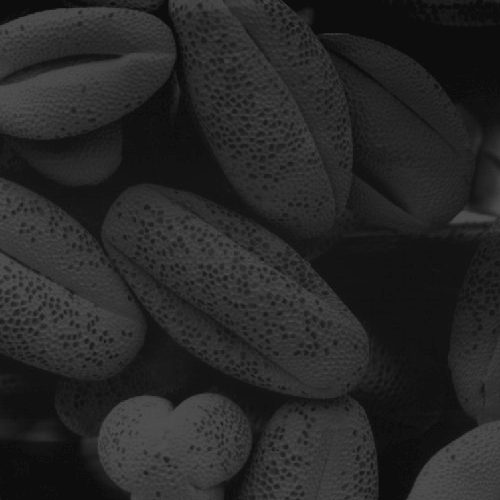
#> input picture Lab 2/pollen_very_dark.tif, 500 x 500 px
$ jupyter execute Lab2.ipynb
#> lines starting #> are read from the running program, lines starting #| are printed output that depends on the picture
# To apply histogram equalization to improve contrast of different test images.
Preet Jha
B030
B1
B.Tech CE
28 JUL 2022

[cell 1]
from skimage import io
import numpy as np
import matplotlib.pyplot as plt

[cell 2]
image = io.imread("pollen_very_dark.tif")
#> image is the input picture: shape (500, 500); min 13, max 83, mean 38.7
sh = image.shape
#> sh = (500, 500)
rows =sh[0]
#> rows = 500
cols = sh[1]
#> cols = 500

[cell 3]
numb_pix = rows*cols
#> numb_pix = 250000
numb_pix
#> Out = 250000

[cell 4]
imhist, bins = np.histogram(image.flatten(),256)
#> imhist = 256 values, max 17718 at index 0, min 0 at index 1, mean 976.6; bins = 257 values from 13 to 83
imhist
#> Out has the same summary as imhist

[cell 5]
bins
#> Out = 257 values from 13 to 83

[cell 6]
cf = imhist.cumsum()
#> cf = 256 values from 17718 to 250000
cf.shape
cf
#> Out = 256 values from 17718 to 250000

[cell 7]
cdf = 255 * cf/numb_pix
#> cdf = 256 values from 18.07 to 255
s = cdf.astype(int)
#> s = 256 values from 18 to 255
s
#> Out = 256 values from 18 to 255

[cell 8]
image_eq=image.copy()

[cell 9]
for rw in range(rows):
    for cl in range(cols):
        r=image[rw,cl]
        s_new=s[r]
        image_eq[rw][cl]=s_new
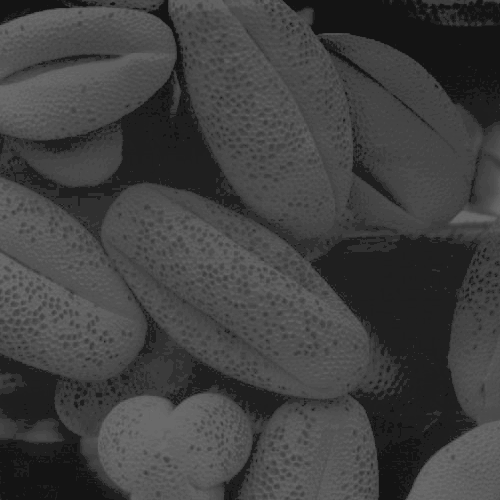
#> image_eq: shape (500, 500); min 20, max 112, mean 64.6
s.shape
#> Out = (256,)

[cell 10]
plt.figure(figsize=(8,8))

plt.subplot(2,2,1)
io.imshow(image)
plt.title("Original Image")

plt.subplot(2,2,2)
io.imshow(image_eq)
plt.title("Equalized Image")

plt.subplot(2,2,3)
plt.hist(image.flatten(),bins=256)
plt.title("Histogram of Original Image")

plt.subplot(2,2,4)
plt.hist(image_eq.flatten(),bins=256)
plt.title("Histogram of Equalized Image")
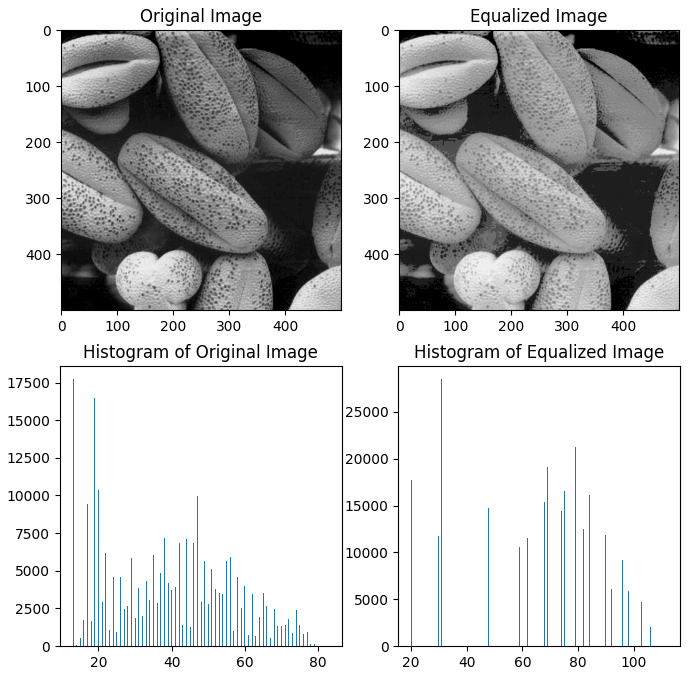
#> figure drawn by matplotlib, 4 panels; panel 3: tallest bar 17718 high, from x = 13 to 13.27; panel 4: tallest bar 28480 high, from x = 30.78 to 31.14
